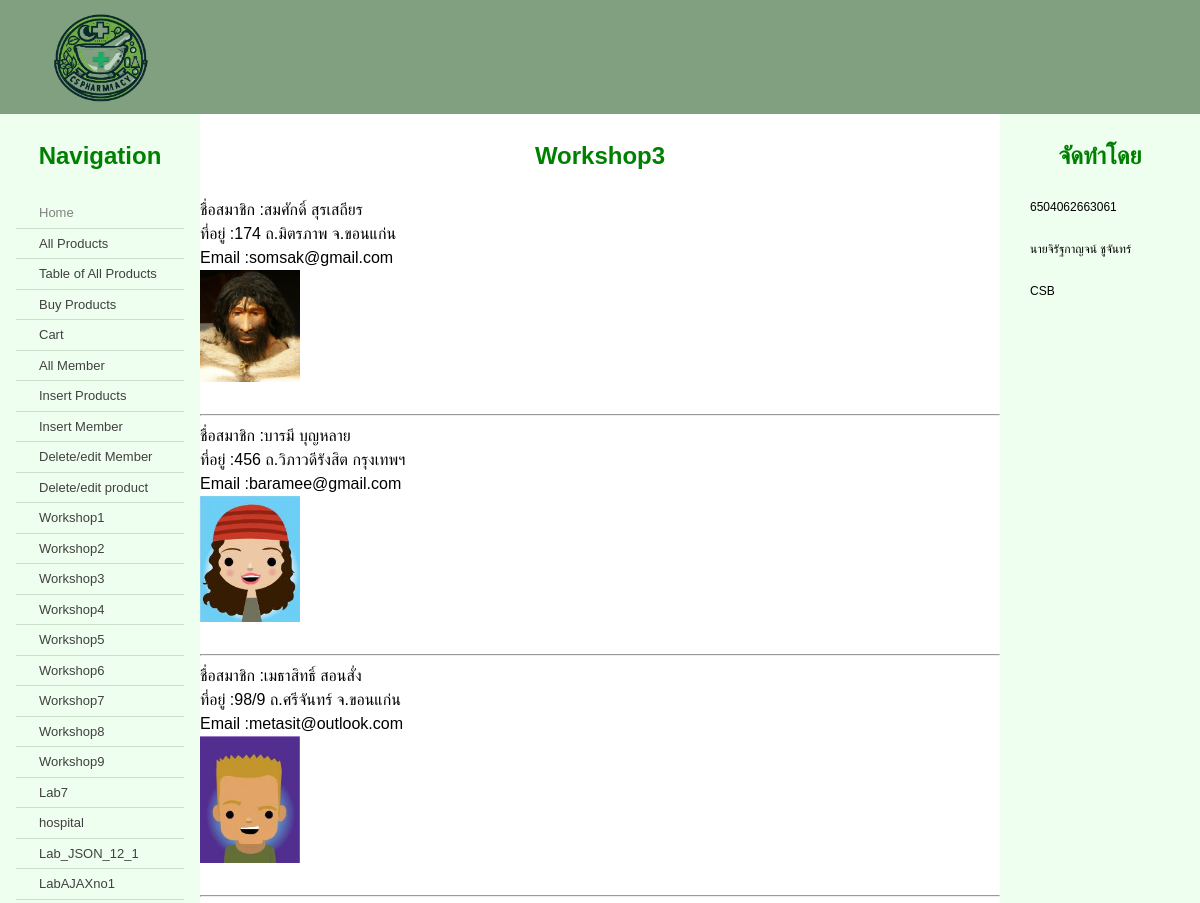
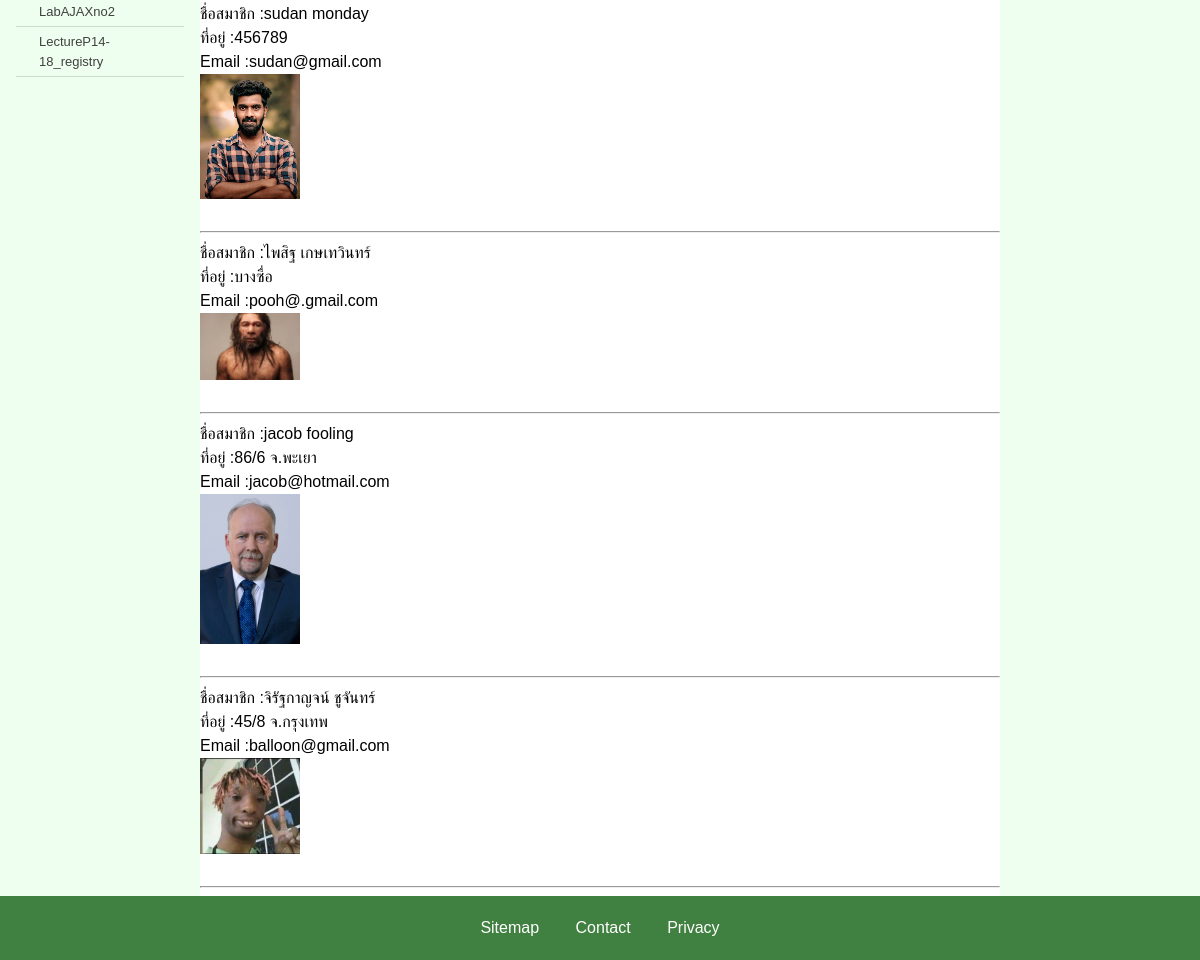
The page /csshop/workshop/ws3.php on the database its author committed (2 pictures, top to bottom).
### tables this page shows
CREATE TABLE `member` (
  `username` varchar(15) NOT NULL,
  `password` varchar(15) NOT NULL,
  `name` varchar(100) NOT NULL,
  `address` varchar(255) NOT NULL,
  `mobile` varchar(30) NOT NULL,
  `email` varchar(30) DEFAULT NULL,
  `type` varchar(10) NOT NULL
);

### csshop/workshop/ws3.php (the view, shortened to what this page needs)
<?php include "../connect.php" ?>
<!doctype html>
<html lang="en">
  <head>
    <link href="../mcss.css" rel="stylesheet" type="text/css" />
  </head>
  <body>
    <header>
      <div class="logo">
        <img src="../cslogo.png" width="200" alt="Site Logo">
      </div>
    </header>
    <main>
      <article>
        <h1>Workshop3</h1>
        <?php
        $stmt = $pdo->prepare("SELECT * FROM member");
        $stmt->execute();
        while($row = $stmt->fetch()){
            echo "ชื่อสมาชิก :" . $row["name"] . "<br>";
            echo "ที่อยู่ :" . $row["address"] . "<br>";
            echo "Email :" . $row["email"] . "<br>";
            echo "<div>\n";
            echo "<img src='../memphoto/" . $row["username"] . ".jpg' width=100> <br>" ;
            echo "</div>\n";
            echo "<hr>\n";
        }
    ?>
      </article>
      <nav id="menu">
        <h2>Navigation</h2>
        <ul class="menu">
        <li class="dead"><a href="../index.php">Home</a></li>
          <li><a href="../product_php/display_products.php">All Products</a></li>
          <li><a href="../product_php/table_product.php">Table of All Products</a></li>
          <li><a href="../cart/store.php">Buy Products</a></li>
          <li><a href="../cart/cart.php">Cart</a></li>
          <li><a href="../member_php/member.php">All Member</a></li>
          <li><a href="../insert_product.php">Insert Products</a></li>
          <li><a href="../insert_member.php">Insert Member</a></li>
          <li><a href="../member_php/edit_member.php">Delete/edit Member</a></li>
          <li><a href="../product_php/edit_product.php">Delete/edit product</a></li>
          <li><a href="./ws1.php">Workshop1</a></li>
          <li><a href="./ws2.php">Workshop2</a></li>
          <li><a href="./ws3.php">Workshop3</a></li>
          <li><a href="./ws4.php">Workshop4</a></li>
          <li><a href="./ws5.php">Workshop5</a></li>
          <li><a href="./ws6.php">Workshop6</a></li>
          <li><a href="./ws7.php">Workshop7</a></li>
          <li><a href="./ws8.php">Workshop8</a></li>
          <li><a href="./ws9.php">Workshop9</a></li>
          <li><a href="../lab7.php">Lab7</a></li>
          <li><a href="../labAjax_json/json/hospital.html">hospital</a></li>
          <li><a href="../labAjax_json/json//Lab_JSON_12_1.html">Lab_JSON_12_1</a></li>
          <li><a href="../labAjax_json/AJAX/LabAJAXno1/ws1.html">LabAJAXno1</a></li>
          <li><a href="../labAjax_json/AJAX/LabAJAXno2/search.html">LabAJAXno2</a></li>
          <li><a href="../labAjax_json/AJAX/LectureP14-18_registry/registry.html">LectureP14-18_registry</a></li>
        </ul>
      </nav>
      <aside>
      <h2>จัดทำโดย</h2>
      <p>6504062663061</p>
      <p>นายจิรัฐกาญจน์ ชูจันทร์</p>
      <p>CSB</p>
    </aside>
    </main>
    <footer>
      <a href="#">Sitemap</a>
      <a href="#">Contact</a>
      <a href="#">Privacy</a>
    </footer>
  </body>
</html>

### csshop/mcss.css (style rules this page uses)
html { overflow-y: auto; background: #408040; }
body { margin: 0; font-family: sans-serif; line-height: 1.5; }
header { display: flex; justify-content: space-between; background: #80a080; }
main { display: flex; }
nav { order: 1; width: 200px; background: #efffef; }
article { order: 2; flex:1; overflow: auto; min-height: 480px; background: #ffffff; }
aside { order: 3; width: 200px; background: #efffef; }
aside p { font-size: 75%; }
footer { text-align: center; padding: 20px 0; background: #408040; }
h1, h2 { color: #008000; margin: 1em 0; text-align: center; }
p { margin: 2em 15%; }
img { display: block; }
ul.menu { padding: 0 1em; margin: 0; }
ul.menu li { padding: 5px 10px; border-bottom: solid 1px #ccddcc; font-size: small; list-style: none; }
a { text-decoration: none; margin: 0 1em; color: #ffffff; }
ul.menu li a { display: block; }
ul.menu li a { color: #404040; }
ul.menu li.dead a { color: #808080; }

### rows shown on the page
member: name "สมศักดิ์ สุรเสถียร", address "174 ถ.มิตรภาพ จ.ขอนแก่น", email "somsak@gmail.com", username (picture)
member: name "บารมี บุญหลาย", address "456 ถ.วิภาวดีรังสิต กรุงเทพฯ", email "baramee@gmail.com", username (picture)
member: name "เมธาสิทธิ์ สอนสั่ง", address "98/9 ถ.ศรีจันทร์ จ.ขอนแก่น", email "metasit@outlook.com", username (picture)
member: name "sudan monday", address "456789", email "sudan@gmail.com", username (picture)
member: name "ไพสิฐ เกษเทวินทร์", address "บางซื่อ", email "pooh@.gmail.com", username (picture)
member: name "jacob fooling", address "86/6 จ.พะเยา", email "jacob@hotmail.com", username (picture)
member: name "จิรัฐกาญจน์ ชูจันทร์", address "45/8 จ.กรุงเทพ", email "balloon@gmail.com", username (picture)
